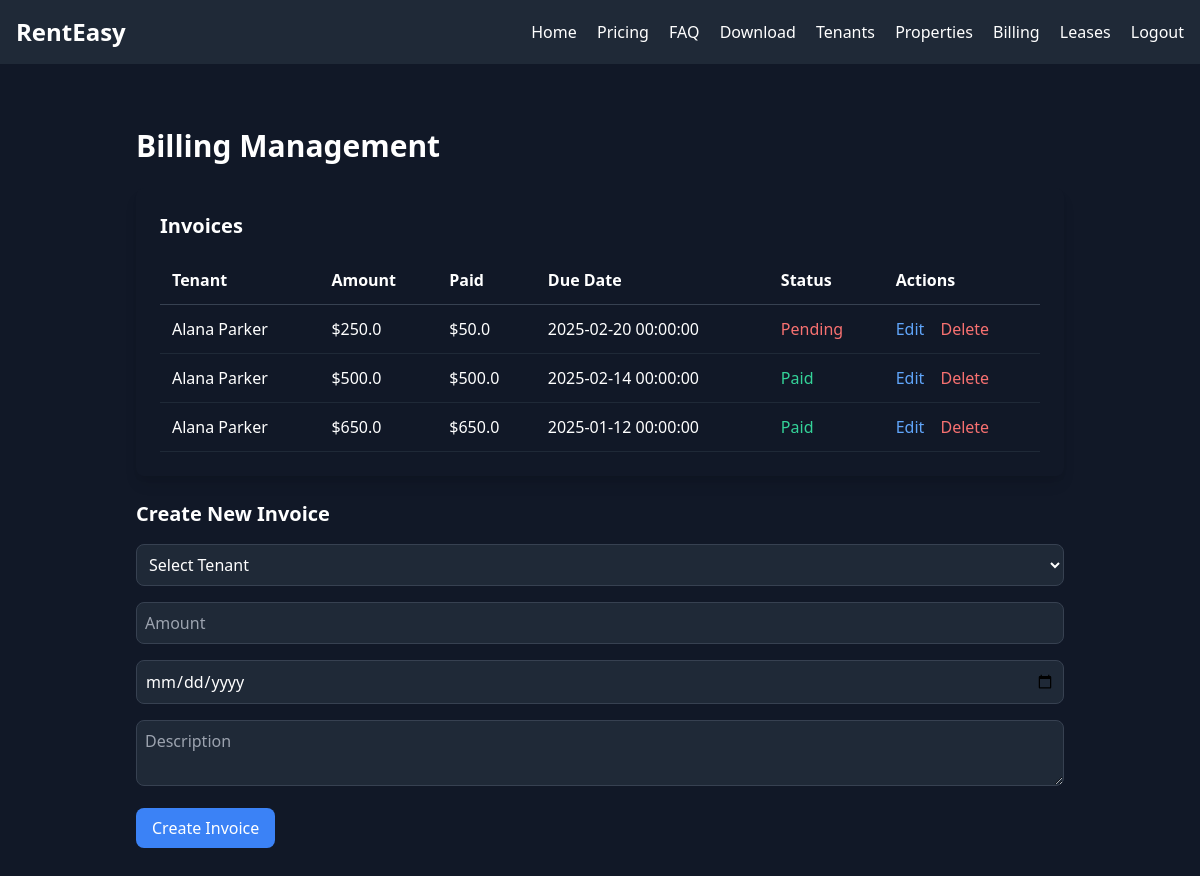
/billing (signed in), run on the app's committed database.
### app/models.py (models this page shows, shortened)
class Invoice(db.Model):
    id = db.Column(db.Integer, primary_key=True)
    tenant_id = db.Column(db.Integer, db.ForeignKey('tenant.id'), nullable=False)
    landlord_id = db.Column(db.Integer, db.ForeignKey('user.id'), nullable=False)
    amount = db.Column(db.Float, nullable=False)
    paid_amount = db.Column(db.Float, nullable=False, default=0.0)
    description = db.Column(db.String(500))
    tenant_name = db.Column(db.String(255))
    due_date = db.Column(db.DateTime, nullable=False)
    status = db.Column(db.String, default=False)
    created_at = db.Column(db.DateTime, default=datetime.utcnow)
    payments = db.relationship('Payment', backref='invoice', lazy=True)

### app/routes.py (the view, shortened to what this page needs)
@main.route('/billing', methods=['GET', 'POST'])
def billing():
    user = User.query.get(session['user_id'])
    if user.role != 'Landlord':
        flash("Access denied.", "danger")
        return redirect(url_for('main.home'))
    invoices = Invoice.query.filter_by(landlord_id=user.id).all()
    tenants = User.query.filter_by(role='Tenant', landlord_id=user.id).all()
    return render_template('billing.html', invoices=invoices, tenants=tenants)

### app/templates/billing.html (shortened to what this page needs)
{% extends 'base.html' %}
{% block content %}
<div class="container mx-auto p-6 text-white">
    <h1 class="text-3xl font-bold mb-6">Billing Management</h1>
    <div class="bg-gray-900 p-6 rounded-lg shadow-lg">
        <h2 class="text-xl font-semibold mb-4">Invoices</h2>
        <table class="w-full text-left border-collapse">
            <thead>
                <tr class="border-b border-gray-700">
                    <th class="p-3">Tenant</th>
                    <th class="p-3">Amount</th>
                    <th class="p-3">Paid</th>
                    <th class="p-3">Due Date</th>
                    <th class="p-3">Status</th>
                    <th class="p-3">Actions</th>
                </tr>
            </thead>
            <tbody>
                {% for invoice in invoices %}
                <tr class="border-b border-gray-800 hover:bg-gray-800">
                    <td class="p-3">{{ invoice.tenant_name }}</td>
                    <td class="p-3">${{ invoice.amount }}</td>
                    <td class="p-3">${{ invoice.paid_amount }}</td>
                    <td class="p-3">{{ invoice.due_date }}</td>
                    <td class="p-3">
                        {% if invoice.status == "Paid" %}
                            <span class="text-green-400">Paid</span>
                        {% elif invoice.status == "Partially Paid" %}
                            <span class="text-yellow-400">Partially Paid</span>
                        {% else %}
                            <span class="text-red-400">Pending</span>
                        {% endif %}
                    </td>
                    <td class="p-3">
                        <button onclick="openEditModal('{{ invoice.id }}', '{{ invoice.paid_amount }}')"
                            class="text-blue-400 hover:underline">
                            Edit
                        </button>
                        <form action="{{ url_for('main.delete_invoice', invoice_id=invoice.id) }}" method="POST" style="display:inline;">
                            <button type="submit" class="text-red-400 hover:underline ml-3 bg-transparent border-none cursor-pointer">Delete</button>
                        </form>
                    </td>
                </tr>
                {% endfor %}
            </tbody>
        </table>
    </div>
    <form action="{{ url_for('main.billing') }}" method="POST" class="space-y-4 mt-6">
        <h2 class="text-xl font-semibold">Create New Invoice</h2>
        <select name="tenant_id" required class="w-full p-2 bg-gray-800 border border-gray-700 rounded-lg text-white">
            <option value="">Select Tenant</option>
        </select>
        <input type="number" name="amount" placeholder="Amount" required class="w-full p-2 bg-gray-800 border border-gray-700 rounded-lg text-white" min="0">
        <input type="date" name="due_date" required class="w-full p-2 bg-gray-800 border border-gray-700 rounded-lg text-white">
        <textarea name="description" placeholder="Description" class="w-full p-2 bg-gray-800 border border-gray-700 rounded-lg text-white"></textarea>
        <button type="submit" class="bg-blue-500 text-white px-4 py-2 rounded-lg hover:bg-blue-600">
            Create Invoice
        </button>
    </form>
</div>
{% endblock %}

### data on the page
Invoice: tenant_name "Alana Parker", amount "250.0", paid_amount "50.0", due_date "2025-02-20 00:00:00", status "Pending"
Invoice: tenant_name "Alana Parker", amount "500.0", paid_amount "500.0", due_date "2025-02-14 00:00:00", status "Paid"
Invoice: tenant_name "Alana Parker", amount "650.0", paid_amount "650.0", due_date "2025-01-12 00:00:00", status "Paid"
